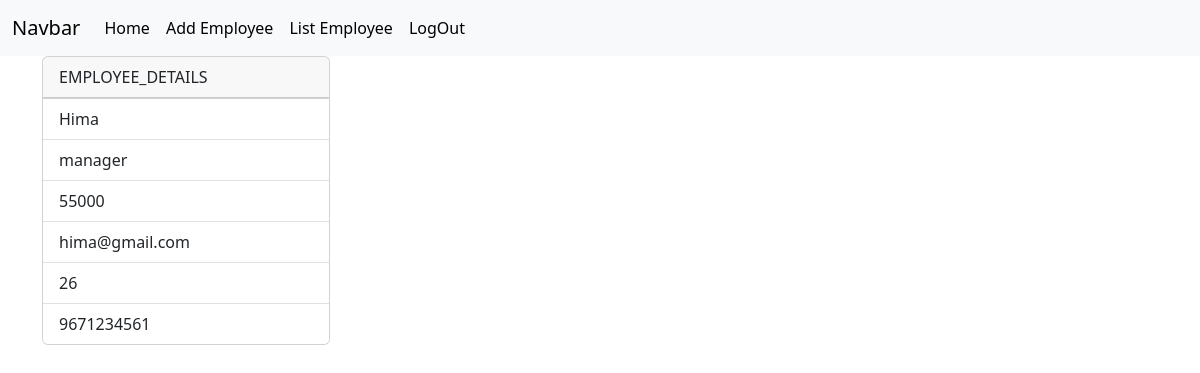
Screenshot of /employees/13 (signed in) with the database file from the repository.
### crm/models.py (models this page shows, shortened)
class Employees(models.Model):
    name=models.CharField(max_length=100)
    department=models.CharField(max_length=100)
    salary=models.PositiveIntegerField()
    email=models.EmailField(unique=True)
    age=models.PositiveIntegerField()
    contact=models.CharField(max_length=12,null=True)
    profile_pic=models.ImageField(upload_to="images",null=True,blank=True)
    dob=models.DateField(null=True,blank=True)

### crm/views.py (the view)
# urls.py: path("employees/<int:pk>",views.EmployeeDetailView.as_view(),name="emp_details"),
@method_decorator(signin_required,name="dispatch")
class EmployeeDetailView(View):
    def get(self,request,*args,**kwargs):
        print(kwargs)
        id=kwargs.get("pk")
        qs=Employees.objects.get(id=id)
        return render(request,"emp_details.html",{"data":qs})

### crm/views.py (called while the page is built)
def signin_required(fn):
    def wrapper(request,*args,**kwargs):
        if not request.user.is_authenticated:
            messages.error(request,"Invalid Session")
            return redirect("sign_in")
        else:
            return fn(request,*args,**kwargs)
    return wrapper

### crm/templates/emp_details.html (shortened to what this page needs)
{%extends 'base.html'%}
{%block body_block%}
<div class="container">
  <div>
      <div class="card" style="width: 18rem;">
          <div class="card-header">
            EMPLOYEE_DETAILS
          </div>
          <ul class="list-group list-group-flush">
            <li class="list-group-item">{{data.name}}</li>
            <li class="list-group-item">{{data.department}}</li>
            <li class="list-group-item">{{data.salary}}</li>
            <li class="list-group-item">{{data.email}}</li>
            <li class="list-group-item">{{data.age}}</li>
            <li class="list-group-item">{{data.contact}}</li>
          </ul>
        </div>
  </div>
</div>
{%endblock%}

### rows the page displays
Employees: name "Hima", department "manager", salary "55000", email "hima@gmail.com", age "26", contact "9671234561"
